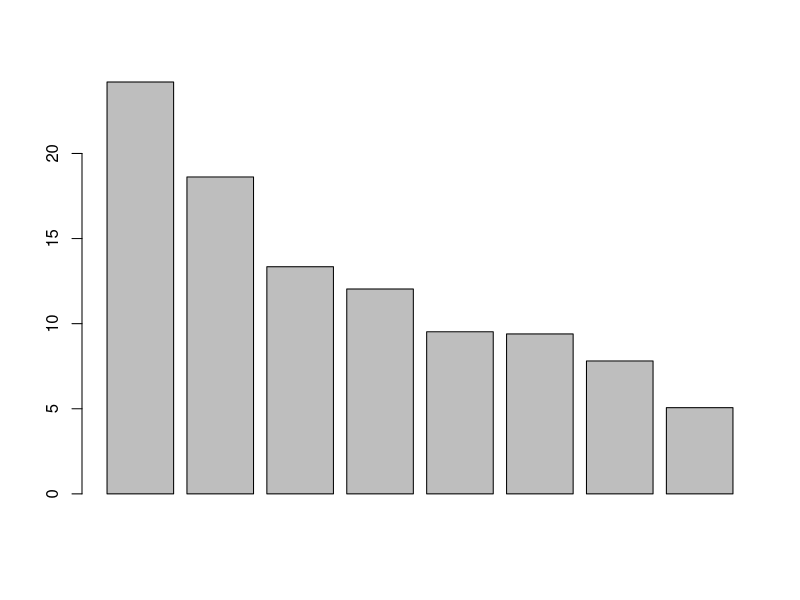
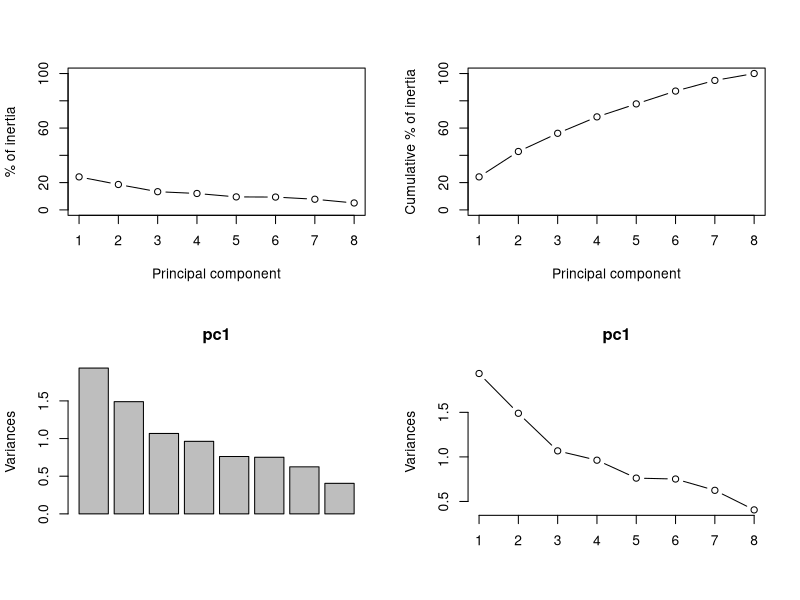
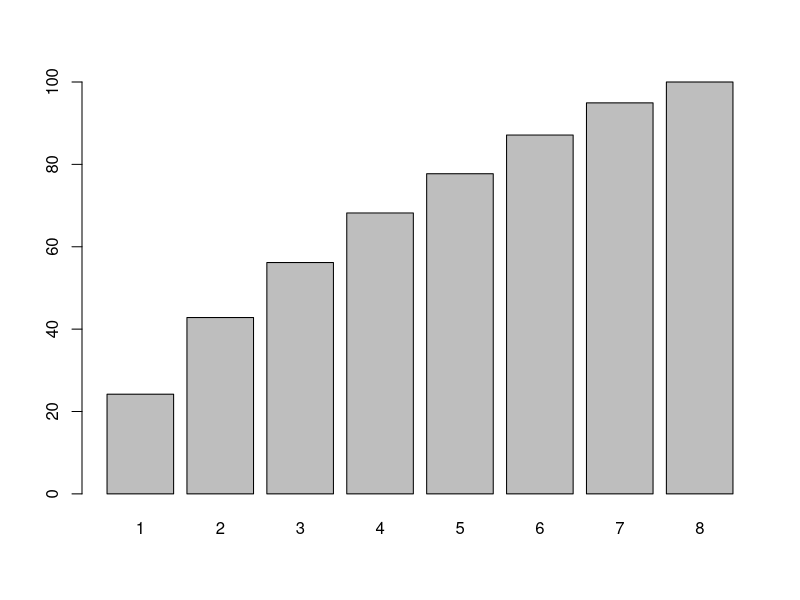
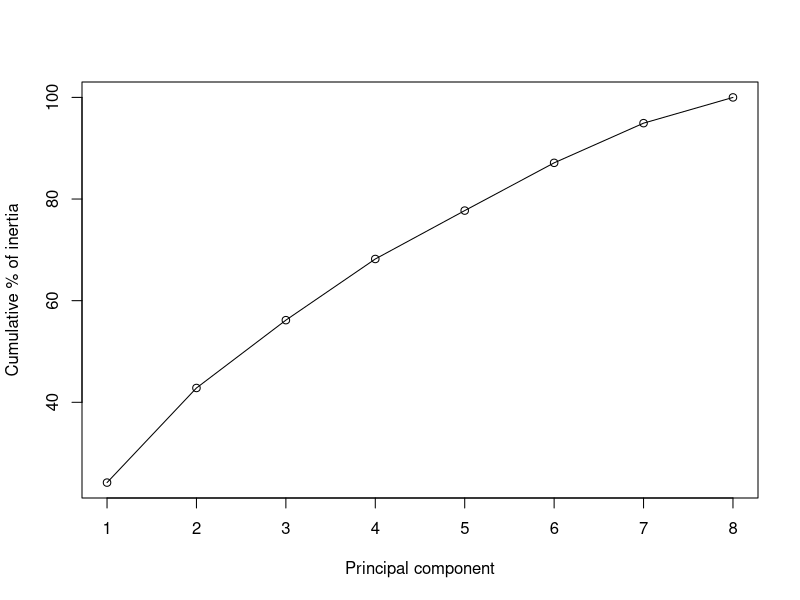
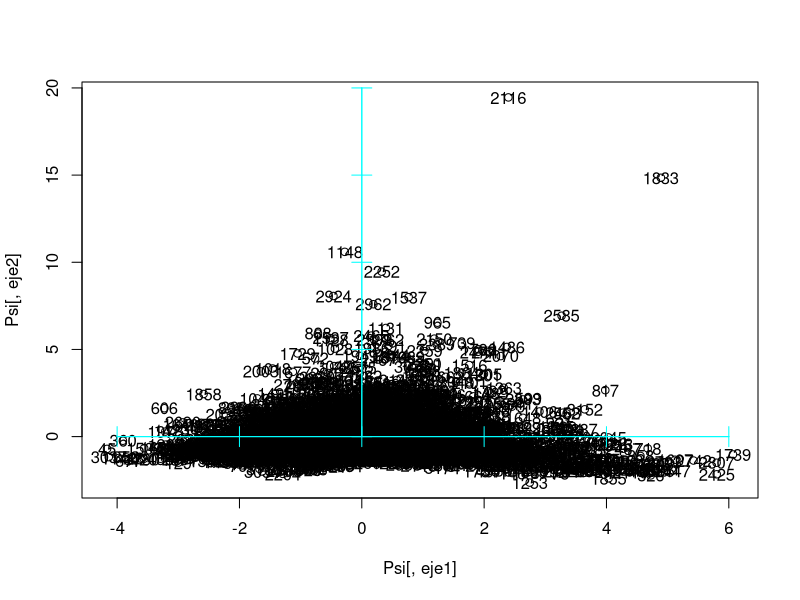
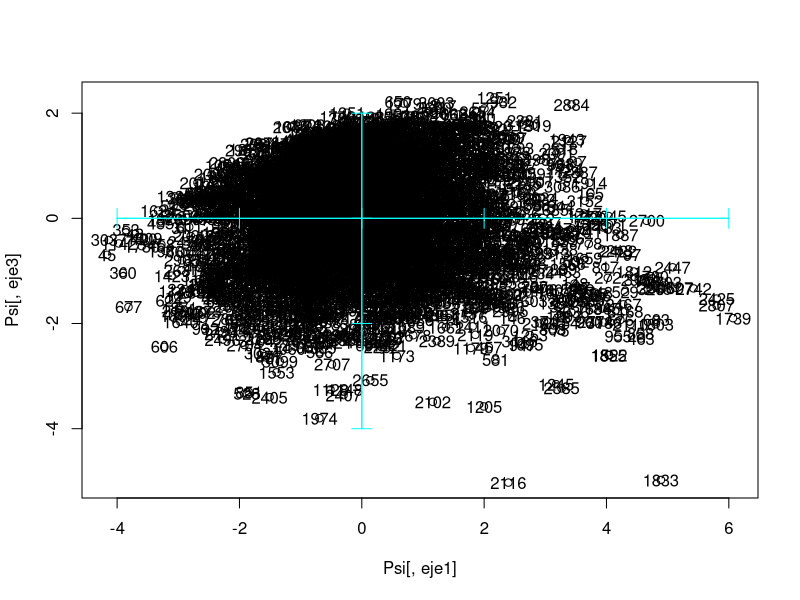
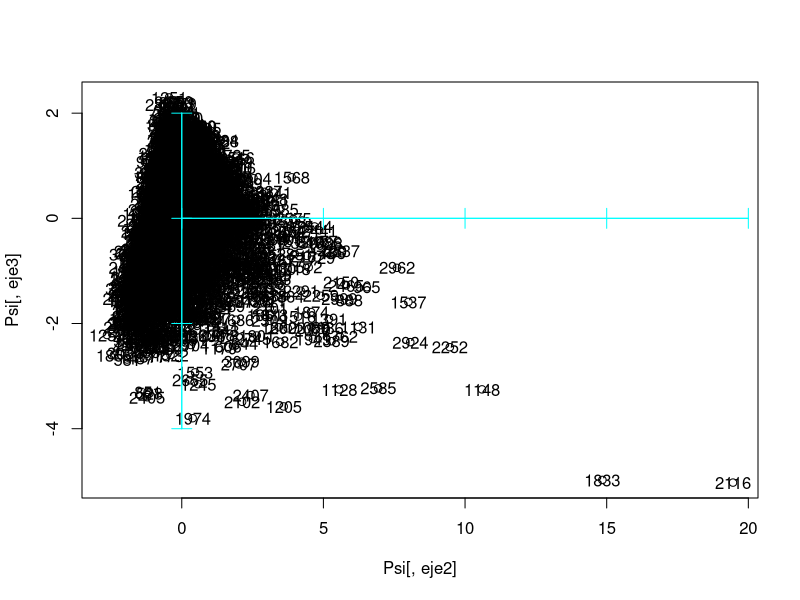
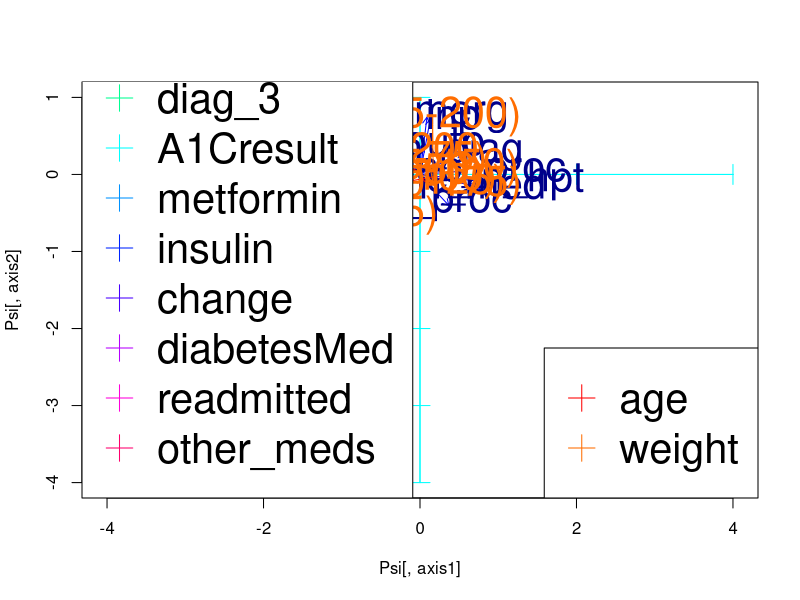

The R source for these figures, in order:
#  READING CREDSCO_BIN
# load("d:/karina/docencia/sreferenciesppt/16.AssociatiusVisualitzacio/MultivariateAnalysis/PracticaR/credscok_bin")

# setwd("D:/karina/docencia/areferenciesPPT/DadesPractiques/CREDSCO")
# dd <- read.table("credscoClean.csv",header=T, sep=";");
setwd("C:/Users/guill/Documents/GitHub/DataMiningOverDiabetics")
dd <- read.csv("processed_data.csv")

objects()
attributes(dd)

#
# VISUALISATION OF DATA
#
# PRINCIPAL COMPONENT ANALYSIS OF CONTINcUOUS VARIABLES, WITH Dictamen PROJECTED AS ILLUSTRATIVE
#

# CREATION OF THE DATA FRAME OF CONTINUOUS VARIABLES

attach(dd)
names(dd)


#set a list of numerical variables


dcon <- data.frame (n_diag,n_inp,n_outp,n_emerg,n_med,n_proc,n_lab_proc,time_in_hpt)



# PRINCIPAL COMPONENT ANALYSIS OF dcon

pc1 <- prcomp(dcon, scale=TRUE)
class(pc1)
attributes(pc1)

print(pc1)




# WHICH PERCENTAGE OF THE TOTAL INERTIA IS REPRESENTED IN SUBSPACES?

pc1$sdev
inerProj<- pc1$sdev^2 
inerProj
totalIner<- sum(inerProj)
totalIner
pinerEix<- 100*inerProj/totalIner
pinerEix
png(filename="ACP/InertiaBarplot.png", width=1920, height=1080,units="px")
barplot(pinerEix)
dev.off()

#Cummulated Inertia in subspaces, from first principal component to the 8th dimension subspace
png(filename="ACP/Inertia2x2.png", width=1920, height=1080,units="px")
par(mfrow=c(2,2))
plot(pinerEix,xlab="Principal component", ylab="% of inertia", ylim=c(0,100), type='b')
plot(cumsum(inerProj/sum(inerProj)*100),xlab="Principal component", ylab="Cumulative % of inertia", ylim=c(0,100), type='b')
screeplot(pc1)
screeplot(pc1,type="l")
dev.off()
png(filename="ACP/Inertia1x1.png", width=1920, height=1080,units="px")
par(mfrow=c(1,1))

tmp <- 100*cumsum(pc1$sdev[1:dim(dcon)[2]]^2)/dim(dcon)[2]
names(tmp) <- c(1,2,3,4,5,6,7,8)
barplot(tmp)
plot(c(1:8),tmp,type='o',xlab="Principal component", ylab="Cumulative % of inertia")
dev.off()
percInerAccum<-tmp
percInerAccum


# SELECTION OF THE SINGIFICNT DIMENSIONS (keep 80% of total inertia)

nd = 6

# STORAGE OF THE EIGENVALUES, EIGENVECTORS AND PROJECTIONS IN THE nd DIMENSIONS


Psi = pc1$x[,1:nd]

# STORAGE OF LABELS FOR INDIVIDUALS AND VARIABLES

iden = row.names(dcon)
etiq = names(dcon)
ze = rep(0,length(etiq)) # WE WILL NEED THIS VECTOR AFTERWARDS FOR THE GRAPHICS





















# PLOT OF INDIVIDUALS

#select your axis
eje1<-1
eje2<-2
eje3<-3
png(filename="ACP/Individual1.png", width=1920, height=1080,units="px")
plot(Psi[,eje1],Psi[,eje2])
text(Psi[,eje1],Psi[,eje2],labels=iden, cex=1) # vvv changed cex from 0.5 vvv
axis(side=1, pos= 0, labels = F, col="cyan")
axis(side=3, pos= 0, labels = F, col="cyan")
axis(side=2, pos= 0, labels = F, col="cyan")
axis(side=4, pos= 0, labels = F, col="cyan")
dev.off()
png(filename="ACP/Individual2.png", width=1920, height=1080,units="px")
plot(Psi[,eje1],Psi[,eje3])
text(Psi[,eje1],Psi[,eje3],labels=iden, cex=1)
axis(side=1, pos= 0, labels = F, col="cyan")
axis(side=3, pos= 0, labels = F, col="cyan")
axis(side=2, pos= 0, labels = F, col="cyan")
axis(side=4, pos= 0, labels = F, col="cyan")
dev.off()
png(filename="ACP/Individual3.png", width=1920, height=1080,units="px")
plot(Psi[,eje2],Psi[,eje3])
text(Psi[,eje2],Psi[,eje3],labels=iden, cex=1)
axis(side=1, pos= 0, labels = F, col="cyan")
axis(side=3, pos= 0, labels = F, col="cyan")
axis(side=2, pos= 0, labels = F, col="cyan")
axis(side=4, pos= 0, labels = F, col="cyan")
dev.off()

#Projection of variables

Phi = cor(dcon,Psi)


plot.with.zooms <- function(minx,maxx,miny,maxy, axis1, axis2){
  globalCEX = 2.5
  X<-Phi[,axis1]
  Y<-Phi[,axis2]
  #all qualitative together with zooms
  plot(Psi[,axis1],Psi[,axis2],type="n",xlim=c(minx,maxx), ylim=c(miny,maxy))
  axis(side=1, pos= 0, labels = F, col="cyan")
  axis(side=3, pos= 0, labels = F, col="cyan")
  axis(side=2, pos= 0, labels = F, col="cyan")
  axis(side=4, pos= 0, labels = F, col="cyan")
  
  arrows(ze, ze, X, Y, length = 0.07,col="blue")
  text(X,Y,labels=etiq,col="darkblue", cex=globalCEX) #changed cex from 0.7
  
  #nominal qualitative variables
  dcat<-c(4,5,12,13,20,21,22,24,25,26,27,28,29,30)
  #divide categoricals in several graphs if joint representation saturates
  #build a palette with as much colors as qualitative variables 
  colors<-rainbow(length(dcat))
  c<-1
  for(k in dcat){
    seguentColor<-colors[c]
    fdic1 = tapply(Psi[,axis1],dd[,k],mean)
    fdic2 = tapply(Psi[,axis2],dd[,k],mean) 
    
    text(fdic1,fdic2,labels=levels(dd[,k]),col=seguentColor, cex=globalCEX) #changed cex from 0.6
    c<-c+1
  }
  # ordinal
  dordi<-c(6,7)
  dd[,dordi[2]] <- factor(dd[,dordi[2]], ordered=TRUE,  levels= c("[0-25)", "[25-50)", "[50-75)", "[75-100)", "[100-125)", "[125-150)", "[150-175)", "[175-200)",">200"))
  c<-1
  col <- 1
  for(k in dordi){
    seguentColor<-colors[col]
    fdic1 = tapply(Psi[,axis1],dd[,k],mean)
    fdic2 = tapply(Psi[,axis2],dd[,k],mean) 
    
    #points(fdic1,fdic2,pch=16,col=seguentColor, labels=levels(dd[,k]))
    #connect modalities of qualitative variables
    lines(fdic1,fdic2,pch=16,col=seguentColor)
    text(fdic1,fdic2,labels=levels(dd[,k]),col=seguentColor, cex=globalCEX) #changed cex from 0.6
    c<-c+1
    col<-col+1
  }
  legend("bottomleft",names(dd)[dcat],pch=3.25,col=colors, cex=globalCEX) #vvv changed cex from 0.6, pch from 1
  legend("bottomright",names(dd)[dordi],pch=3.25,col=colors[1:length(dordi)], cex=globalCEX) 
  
}


# Axis 1,2
png(filename="ACP/PlotWithZooms1-2(1).png", width=1920, height=1080,units="px")
plot.with.zooms(-4,4,-4,1,1,2)
dev.off()
png(filename="ACP/PlotWithZooms1-2(2).png", width=1920, height=1080,units="px")
plot.with.zooms(-1,1,-1,1,1,2)
dev.off()
png(filename="ACP/PlotWithZooms1-2(3).png", width=1920, height=1080,units="px")
plot.with.zooms(-2,2,-1,1,1,2)
dev.off()

# Axis 1,3
png(filename="ACP/PlotWithZooms1-3(1).png", width=1920, height=1080,units="px")
plot.with.zooms(-5,4,-5,2,1,3)
dev.off()
png(filename="ACP/PlotWithZooms1-3(2).png", width=1920, height=1080,units="px")
plot.with.zooms(-1,1,-1,1,1,3)
dev.off()

# Axis 2,3
png(filename="ACP/PlotWithZooms2-3(1).png", width=1920, height=1080,units="px")
plot.with.zooms(-4,3,-3,2,2,3)
dev.off()
png(filename="ACP/PlotWithZooms2-3(2).png", width=1920, height=1080,units="px")
plot.with.zooms(-2,2,-2,2,2,3)
dev.off()
png(filename="ACP/PlotWithZooms2-3(3).png", width=1920, height=1080,units="px")
plot.with.zooms(-1,1,-1,1,2,3)
dev.off()